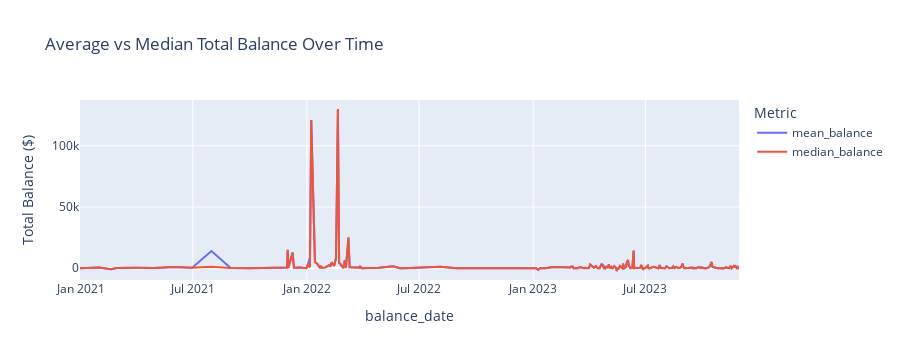

This figure's notebook cell:
### Code cell
fig.show()
# goods graph --> less variability

### Figure 1 — Plotly figure (JSON) as saved in the notebook; plotly's stock layout.template omitted (floating-point values rounded to 4 significant figures; data arrays with more than 128 entries replaced by an {"elided": "..."} marker saying what was removed)
{"data": [{"hovertemplate": "variable=mean_balance<br>balance_date=%{x}<br>value=%{y}<extra></extra>", "legendgroup": "mean_balance", "line": {"color": "#636efa", "dash": "solid"}, "marker": {"symbol": "circle"}, "mode": "lines", "name": "mean_balance", "orientation": "v", "showlegend": true, "type": "scatter", "x": {"elided": "202 str values"}, "xaxis": "x", "y": {"elided": "202 float values"}, "yaxis": "y"}, {"hovertemplate": "variable=median_balance<br>balance_date=%{x}<br>value=%{y}<extra></extra>", "legendgroup": "median_balance", "line": {"color": "#EF553B", "dash": "solid"}, "marker": {"symbol": "circle"}, "mode": "lines", "name": "median_balance", "orientation": "v", "showlegend": true, "type": "scatter", "x": {"elided": "202 str values"}, "xaxis": "x", "y": {"elided": "202 float values"}, "yaxis": "y"}], "layout": {"autosize": true, "height": 360, "legend": {"title": {"text": "Metric"}, "tracegroupgap": 0}, "title": {"text": "Average vs Median Total Balance Over Time"}, "xaxis": {"anchor": "y", "autorange": true, "domain": [0, 1], "range": ["2020-12-31", "2023-11-29"], "title": {"text": "balance_date"}, "type": "date"}, "yaxis": {"anchor": "x", "autorange": true, "domain": [0, 1], "range": [-9588.0, 137300.0], "title": {"text": "Total Balance ($)"}, "type": "linear"}}}
